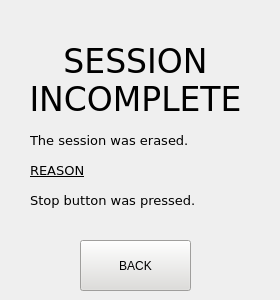
     <widget class="QWidget" name="sessionErasedPage">
      <widget class="QLabel" name="sessionIncompleteTitle">
       <property name="geometry">
        <rect>
         <x>30</x>
         <y>20</y>
         <width>211</width>
         <height>121</height>
        </rect>
       </property>
       <property name="font">
        <font>
         <family>DejaVu Sans</family>
         <pointsize>25</pointsize>
        </font>
       </property>
       <property name="text">
        <string>SESSION INCOMPLETE</string>
       </property>
       <property name="alignment">
        <set>Qt::AlignCenter</set>
       </property>
       <property name="wordWrap">
        <bool>true</bool>
       </property>
      </widget>
      <widget class="QLabel" name="sessionIncompleteText">
       <property name="geometry">
        <rect>
         <x>30</x>
         <y>110</y>
         <width>201</width>
         <height>61</height>
        </rect>
       </property>
       <property name="font">
        <font>
         <family>DejaVu Sans</family>
         <pointsize>10</pointsize>
        </font>
       </property>
       <property name="text">
        <string>The session was erased.</string>
       </property>
       <property name="alignment">
        <set>Qt::AlignLeading|Qt::AlignLeft|Qt::AlignVCenter</set>
       </property>
       <property name="wordWrap">
        <bool>true</bool>
       </property>
      </widget>
      <widget class="QPushButton" name="sessionIncompleteBackButton">
       <property name="geometry">
        <rect>
         <x>80</x>
         <y>240</y>
         <width>111</width>
         <height>51</height>
        </rect>
       </property>
       <property name="palette">
        <palette>
         <active>
          <colorrole role="WindowText">
           <brush brushstyle="SolidPattern">
            <color alpha="255">
             <red>0</red>
             <green>0</green>
             <blue>0</blue>
            </color>
           </brush>
          </colorrole>
          <colorrole role="Button">
           <brush brushstyle="SolidPattern">
            <color alpha="255">
             <red>222</red>
             <green>221</green>
             <blue>218</blue>
            </color>
           </brush>
          </colorrole>
          <colorrole role="Light">
           <brush brushstyle="SolidPattern">
            <color alpha="255">
             <red>255</red>
             <green>255</green>
             <blue>255</blue>
            </color>
           </brush>
          </colorrole>
          <colorrole role="Midlight">
           <brush brushstyle="SolidPattern">
            <color alpha="255">
             <red>238</red>
             <green>238</green>
             <blue>236</blue>
            </color>
           </brush>
          </colorrole>
          <colorrole role="Dark">
           <brush brushstyle="SolidPattern">
            <color alpha="255">
             <red>111</red>
             <green>110</green>
             <blue>109</blue>
            </color>
           </brush>
          </colorrole>
          <colorrole role="Mid">
           <brush brushstyle="SolidPattern">
            <color alpha="255">
             <red>148</red>
             <green>147</green>
             <blue>145</blue>
            </color>
           </brush>
          </colorrole>
          <colorrole role="Text">
           <brush brushstyle="SolidPattern">
            <color alpha="255">
             <red>0</red>
             <green>0</green>
             <blue>0</blue>
            </color>
           </brush>
          </colorrole>
          <colorrole role="BrightText">
           <brush brushstyle="SolidPattern">
            <color alpha="255">
             <red>255</red>
             <green>255</green>
             <blue>255</blue>
            </color>
           </brush>
          </colorrole>
          <colorrole role="ButtonText">
           <brush brushstyle="SolidPattern">
            <color alpha="255">
             <red>0</red>
             <green>0</green>
             <blue>0</blue>
            </color>
           </brush>
          </colorrole>
          <colorrole role="Base">
           <brush brushstyle="SolidPattern">
            <color alpha="255">
             <red>255</red>
             <green>255</green>
             <blue>255</blue>
            </color>
           </brush>
          </colorrole>
          <colorrole role="Window">
           <brush brushstyle="SolidPattern">
            <color alpha="255">
             <red>222</red>
             <green>221</green>
             <blue>218</blue>
            </color>
           </brush>
          </colorrole>
          <colorrole role="Shadow">
           <brush brushstyle="SolidPattern">
            <color alpha="255">
             <red>0</red>
             <green>0</green>
             <blue>0</blue>
            </color>
           </brush>
          </colorrole>
          <colorrole role="AlternateBase">
           <brush brushstyle="SolidPattern">
            <color alpha="255">
             <red>238</red>
             <green>238</green>
             <blue>236</blue>
            </color>
           </brush>
          </colorrole>
          <colorrole role="ToolTipBase">
           <brush brushstyle="SolidPattern">
            <color alpha="255">
             <red>255</red>
             <green>255</green>
             <blue>220</blue>
            </color>
           </brush>
          </colorrole>
          <colorrole role="ToolTipText">
           <brush brushstyle="SolidPattern">
            <color alpha="255">
             <red>0</red>
             <green>0</green>
             <blue>0</blue>
            </color>
           </brush>
          </colorrole>
          <colorrole role="PlaceholderText">
           <brush brushstyle="SolidPattern">
            <color alpha="128">
             <red>0</red>
             <green>0</green>
             <blue>0</blue>
            </color>
           </brush>
          </colorrole>
         </active>
         <inactive>
          <colorrole role="WindowText">
           <brush brushstyle="SolidPattern">
            <color alpha="255">
             <red>0</red>
             <green>0</green>
             <blue>0</blue>
            </color>
           </brush>
          </colorrole>
          <colorrole role="Button">
           <brush brushstyle="SolidPattern">
            <color alpha="255">
             <red>222</red>
             <green>221</green>
             <blue>218</blue>
            </color>
           </brush>
          </colorrole>
          <colorrole role="Light">
           <brush brushstyle="SolidPattern">
            <color alpha="255">
             <red>255</red>
             <green>255</green>
             <blue>255</blue>
            </color>
           </brush>
          </colorrole>
          <colorrole role="Midlight">
           <brush brushstyle="SolidPattern">
            <color alpha="255">
             <red>238</red>
             <green>238</green>
             <blue>236</blue>
            </color>
           </brush>
          </colorrole>
          <colorrole role="Dark">
           <brush brushstyle="SolidPattern">
            <color alpha="255">
             <red>111</red>
             <green>110</green>
             <blue>109</blue>
            </color>
           </brush>
          </colorrole>
          <colorrole role="Mid">
           <brush brushstyle="SolidPattern">
            <color alpha="255">
             <red>148</red>
             <green>147</green>
             <blue>145</blue>
            </color>
           </brush>
          </colorrole>
          <colorrole role="Text">
           <brush brushstyle="SolidPattern">
            <color alpha="255">
             <red>0</red>
             <green>0</green>
             <blue>0</blue>
            </color>
           </brush>
          </colorrole>
          <colorrole role="BrightText">
           <brush brushstyle="SolidPattern">
            <color alpha="255">
             <red>255</red>
             <green>255</green>
             <blue>255</blue>
            </color>
           </brush>
          </colorrole>
          <colorrole role="ButtonText">
           <brush brushstyle="SolidPattern">
            <color alpha="255">
             <red>0</red>
             <green>0</green>
             <blue>0</blue>
            </color>
           </brush>
          </colorrole>
          <colorrole role="Base">
           <brush brushstyle="SolidPattern">
            <color alpha="255">
             <red>255</red>
             <green>255</green>
             <blue>255</blue>
            </color>
           </brush>
          </colorrole>
          <colorrole role="Window">
           <brush brushstyle="SolidPattern">
            <color alpha="255">
             <red>222</red>
             <green>221</green>
             <blue>218</blue>
            </color>
           </brush>
          </colorrole>
          <colorrole role="Shadow">
           <brush brushstyle="SolidPattern">
            <color alpha="255">
             <red>0</red>
             <green>0</green>
             <blue>0</blue>
            </color>
           </brush>
          </colorrole>
          <colorrole role="AlternateBase">
           <brush brushstyle="SolidPattern">
            <color alpha="255">
             <red>238</red>
             <green>238</green>
             <blue>236</blue>
            </color>
           </brush>
          </colorrole>
          <colorrole role="ToolTipBase">
           <brush brushstyle="SolidPattern">
            <color alpha="255">
             <red>255</red>
             <green>255</green>
             <blue>220</blue>
            </color>
           </brush>
          </colorrole>
          <colorrole role="ToolTipText">
           <brush brushstyle="SolidPattern">
            <color alpha="255">
             <red>0</red>
             <green>0</green>
             <blue>0</blue>
            </color>
           </brush>
          </colorrole>
          <colorrole role="PlaceholderText">
           <brush brushstyle="SolidPattern">
            <color alpha="128">
             <red>0</red>
             <green>0</green>
             <blue>0</blue>
            </color>
           </brush>
          </colorrole>
         </inactive>
         <disabled>
          <colorrole role="WindowText">
           <brush brushstyle="SolidPattern">
            <color alpha="255">
             <red>111</red>
             <green>110</green>
             <blue>109</blue>
            </color>
           </brush>
          </colorrole>
          <colorrole role="Button">
           <brush brushstyle="SolidPattern">
            <color alpha="255">
             <red>222</red>
             <green>221</green>
             <blue>218</blue>
            </color>
           </brush>
          </colorrole>
          <colorrole role="Light">
           <brush brushstyle="SolidPattern">
            <color alpha="255">
             <red>255</red>
             <green>255</green>
             <blue>255</blue>
            </color>
           </brush>
          </colorrole>
          <colorrole role="Midlight">
           <brush brushstyle="SolidPattern">
            <color alpha="255">
             <red>238</red>
             <green>238</green>
             <blue>236</blue>
            </color>
           </brush>
          </colorrole>
          <colorrole role="Dark">
           <brush brushstyle="SolidPattern">
            <color alpha="255">
             <red>111</red>
             <green>110</green>
             <blue>109</blue>
            </color>
           </brush>
          </colorrole>
          <colorrole role="Mid">
           <brush brushstyle="SolidPattern">
            <color alpha="255">
             <red>148</red>
             <green>147</green>
             <blue>145</blue>
            </color>
           </brush>
          </colorrole>
          <colorrole role="Text">
           <brush brushstyle="SolidPattern">
            <color alpha="255">
             <red>111</red>
             <green>110</green>
             <blue>109</blue>
            </color>
           </brush>
          </colorrole>
          <colorrole role="BrightText">
           <brush brushstyle="SolidPattern">
            <color alpha="255">
             <red>255</red>
             <green>255</green>
             <blue>255</blue>
            </color>
           </brush>
          </colorrole>
          <colorrole role="ButtonText">
           <brush brushstyle="SolidPattern">
            <color alpha="255">
             <red>111</red>
             <green>110</green>
             <blue>109</blue>
            </color>
           </brush>
          </colorrole>
          <colorrole role="Base">
           <brush brushstyle="SolidPattern">
            <color alpha="255">
             <red>222</red>
             <green>221</green>
             <blue>218</blue>
            </color>
           </brush>
          </colorrole>
          <colorrole role="Window">
           <brush brushstyle="SolidPattern">
            <color alpha="255">
             <red>222</red>
             <green>221</green>
             <blue>218</blue>
            </color>
           </brush>
          </colorrole>
          <colorrole role="Shadow">
           <brush brushstyle="SolidPattern">
            <color alpha="255">
             <red>0</red>
             <green>0</green>
             <blue>0</blue>
            </color>
           </brush>
          </colorrole>
          <colorrole role="AlternateBase">
           <brush brushstyle="SolidPattern">
            <color alpha="255">
             <red>222</red>
             <green>221</green>
             <blue>218</blue>
            </color>
           </brush>
          </colorrole>
          <colorrole role="ToolTipBase">
           <brush brushstyle="SolidPattern">
            <color alpha="255">
             <red>255</red>
             <green>255</green>
             <blue>220</blue>
            </color>
           </brush>
          </colorrole>
          <colorrole role="ToolTipText">
           <brush brushstyle="SolidPattern">
            <color alpha="255">
             <red>0</red>
             <green>0</green>
             <blue>0</blue>
            </color>
           </brush>
          </colorrole>
          <colorrole role="PlaceholderText">
           <brush brushstyle="SolidPattern">
            <color alpha="128">
             <red>0</red>
             <green>0</green>
             <blue>0</blue>
            </color>
           </brush>
          </colorrole>
         </disabled>
        </palette>
       </property>
       <property name="text">
        <string>BACK</string>
       </property>
      </widget>
      <widget class="QLabel" name="sessionIncompleteTextReasonText">
       <property name="geometry">
        <rect>
         <x>30</x>
         <y>170</y>
         <width>241</width>
         <height>61</height>
        </rect>
       </property>
       <property name="font">
        <font>
         <family>DejaVu Sans</family>
         <pointsize>10</pointsize>
        </font>
       </property>
       <property name="text">
        <string>Stop button was pressed.</string>
       </property>
       <property name="alignment">
        <set>Qt::AlignLeading|Qt::AlignLeft|Qt::AlignVCenter</set>
       </property>
       <property name="wordWrap">
        <bool>true</bool>
       </property>
      </widget>
      <widget class="QLabel" name="sessionIncompleteReasonLabel">
       <property name="geometry">
        <rect>
         <x>30</x>
         <y>150</y>
         <width>61</width>
         <height>41</height>
        </rect>
       </property>
       <property name="font">
        <font>
         <family>DejaVu Sans</family>
         <pointsize>10</pointsize>
         <underline>true</underline>
        </font>
       </property>
       <property name="text">
        <string>REASON</string>
       </property>
       <property name="alignment">
        <set>Qt::AlignLeading|Qt::AlignLeft|Qt::AlignVCenter</set>
       </property>
       <property name="wordWrap">
        <bool>true</bool>
       </property>
      </widget>
     </widget>
